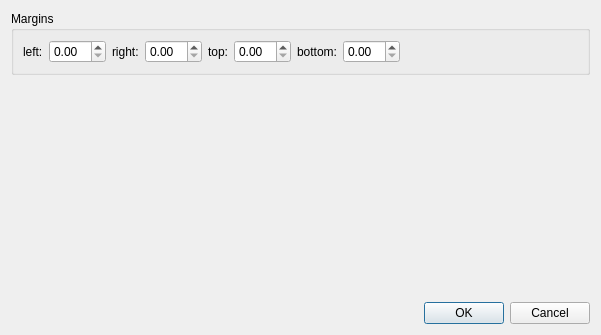
<ui version="4.0" >
 <class>BoxPropertiesBase</class>
 <widget class="QDialog" name="BoxPropertiesBase" >
  <property name="windowModality" >
   <enum>Qt::WindowModal</enum>
  </property>
  <property name="geometry" >
   <rect>
    <x>0</x>
    <y>0</y>
    <width>601</width>
    <height>335</height>
   </rect>
  </property>
  <property name="windowTitle" >
   <string>MuseScore: Frame Properties</string>
  </property>
  <layout class="QVBoxLayout" >
   <item>
    <widget class="QGroupBox" name="groupBox" >
     <property name="title" >
      <string>Margins</string>
     </property>
     <property name="flat" >
      <bool>true</bool>
     </property>
     <layout class="QHBoxLayout" >
      <item>
       <widget class="QLabel" name="label" >
        <property name="text" >
         <string>left:</string>
        </property>
       </widget>
      </item>
      <item>
       <widget class="QDoubleSpinBox" name="leftMargin" />
      </item>
      <item>
       <widget class="QLabel" name="label_2" >
        <property name="text" >
         <string>right:</string>
        </property>
       </widget>
      </item>
      <item>
       <widget class="QDoubleSpinBox" name="rightMargin" />
      </item>
      <item>
       <widget class="QLabel" name="label_3" >
        <property name="text" >
         <string>top:</string>
        </property>
       </widget>
      </item>
      <item>
       <widget class="QDoubleSpinBox" name="topMargin" />
      </item>
      <item>
       <widget class="QLabel" name="label_4" >
        <property name="text" >
         <string>bottom:</string>
        </property>
       </widget>
      </item>
      <item>
       <widget class="QDoubleSpinBox" name="bottomMargin" />
      </item>
      <item>
       <spacer>
        <property name="orientation" >
         <enum>Qt::Horizontal</enum>
        </property>
        <property name="sizeHint" >
         <size>
          <width>40</width>
          <height>20</height>
         </size>
        </property>
       </spacer>
      </item>
     </layout>
    </widget>
   </item>
   <item>
    <spacer>
     <property name="orientation" >
      <enum>Qt::Vertical</enum>
     </property>
     <property name="sizeHint" >
      <size>
       <width>20</width>
       <height>40</height>
      </size>
     </property>
    </spacer>
   </item>
   <item>
    <widget class="QDialogButtonBox" name="dialogButtonBox" >
     <property name="orientation" >
      <enum>Qt::Horizontal</enum>
     </property>
     <property name="standardButtons" >
      <set>QDialogButtonBox::Cancel|QDialogButtonBox::NoButton|QDialogButtonBox::Ok</set>
     </property>
    </widget>
   </item>
  </layout>
 </widget>
 <resources/>
 <connections>
  <connection>
   <sender>dialogButtonBox</sender>
   <signal>accepted()</signal>
   <receiver>BoxPropertiesBase</receiver>
   <slot>accept()</slot>
   <hints>
    <hint type="sourcelabel" >
     <x>248</x>
     <y>254</y>
    </hint>
    <hint type="destinationlabel" >
     <x>157</x>
     <y>274</y>
    </hint>
   </hints>
  </connection>
  <connection>
   <sender>dialogButtonBox</sender>
   <signal>rejected()</signal>
   <receiver>BoxPropertiesBase</receiver>
   <slot>reject()</slot>
   <hints>
    <hint type="sourcelabel" >
     <x>316</x>
     <y>260</y>
    </hint>
    <hint type="destinationlabel" >
     <x>286</x>
     <y>274</y>
    </hint>
   </hints>
  </connection>
 </connections>
</ui>
